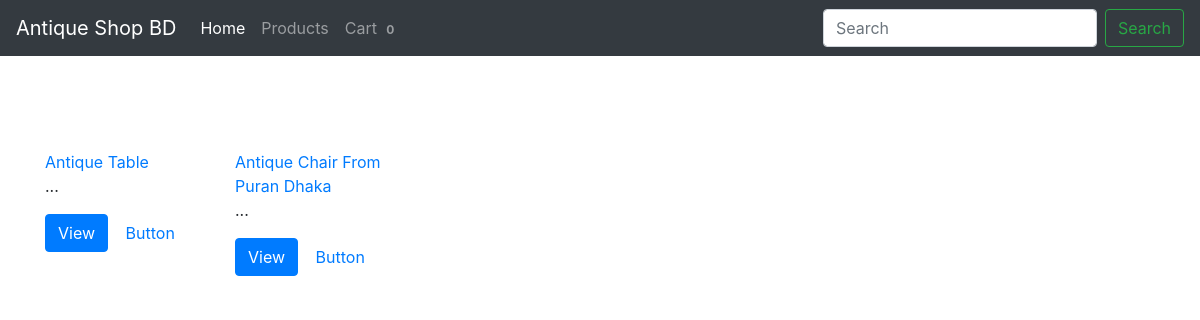
The app's page /products/, older data.
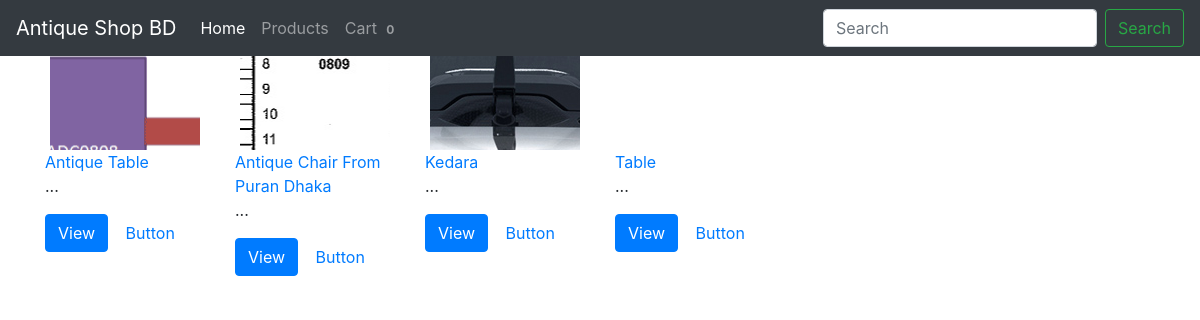
The same page, newer data.
### products/models.py (models this page shows, shortened)
class Product(models.Model):
    title= models.CharField(max_length=120, null=False, blank=False)
    description=models.TextField(null=True,blank=True)
    price=models.DecimalField(decimal_places=2,max_digits=100,default=100.99)
    sale_price = models.DecimalField(decimal_places=2, max_digits=100, null=True,blank=True)
    slug=models.SlugField(unique=True)
    timestamp = models.DateTimeField(auto_now_add=True,auto_now=False)
    updated = models.DateTimeField(auto_now_add=False, auto_now=True)
    active=models.BooleanField(default=True)
    class Meta:
        unique_together = ('title','slug')
    def get_absolute_url(self):
        return reverse("single_product",kwargs={"slug": self.slug})

class ProductImage(models.Model):
    product = models.ForeignKey('Product',on_delete=models.PROTECT)
    image = models.ImageField(upload_to='products/images/')
    featured = models.BooleanField(default=False)
    thumbnail = models.BooleanField(default=False)
    active=models.BooleanField(default=True)
    updated = models.DateTimeField(auto_now_add=False, auto_now=True)

### products/views.py (the view)
# urls.py: re_path(r'^products/$', all, name='products'),
def all(request):
    products = Product.objects.all()
    context = {'products': products}
    template = 'products/all.html'
    return render(request, template, context)

### templates/products/all.html (shortened to what this page needs)
{% extends "base.html" %}
{% load staticfiles %}
{% block content %}
<div class="row">
	{% for product in products %}
	<div class="col-sm-2">
		<div class="thumbnail">
			{% if product.productimage_set.all %}
					{% for item in product.productimage_set.all %}
						{% if item.featured %}
						<div style="width:150px;
						height:150px;
						margin:0 auto;
						background-image: url('../media/{{ MEDIA_URL }}{{item.image}}');
						background-repeat: no-repeat;
						background-position: center;
						background=size:cover;">
						</div>
						{% endif %}
						{% endfor %}
						{% else %}
						<div style="width:150px;
						height:150px;
						margin:0 auto;
						background-repeat: no-repeat;
						background-position: center;
						background=size:cover;">
						</div>
						{% endif%}
					 <div class="caption">
						        <a href = '{{ product.get_absolute_url }}'>{{product.title}}</a>
						        <p>...</p>
						        <p><a href="{{ product.get_absolute_url }}" class="btn btn-primary" role="button">View</a> <a href="#" class="btn btn-default" role="button">Button</a></p>
						      </div>
				    	</div>
					</div>
			{% endfor %}
		</div>
{% endblock %}

Row changes from the older to the newer data that the page shows:
added ProductImage: image (picture), shown under Product "Antique Table"
added ProductImage: image (picture), shown under Product "Antique Chair From Puran Dhaka"
added Product: title "Kedara"
added ProductImage: image (picture), shown under "Kedara"
added Product: title "Table"
